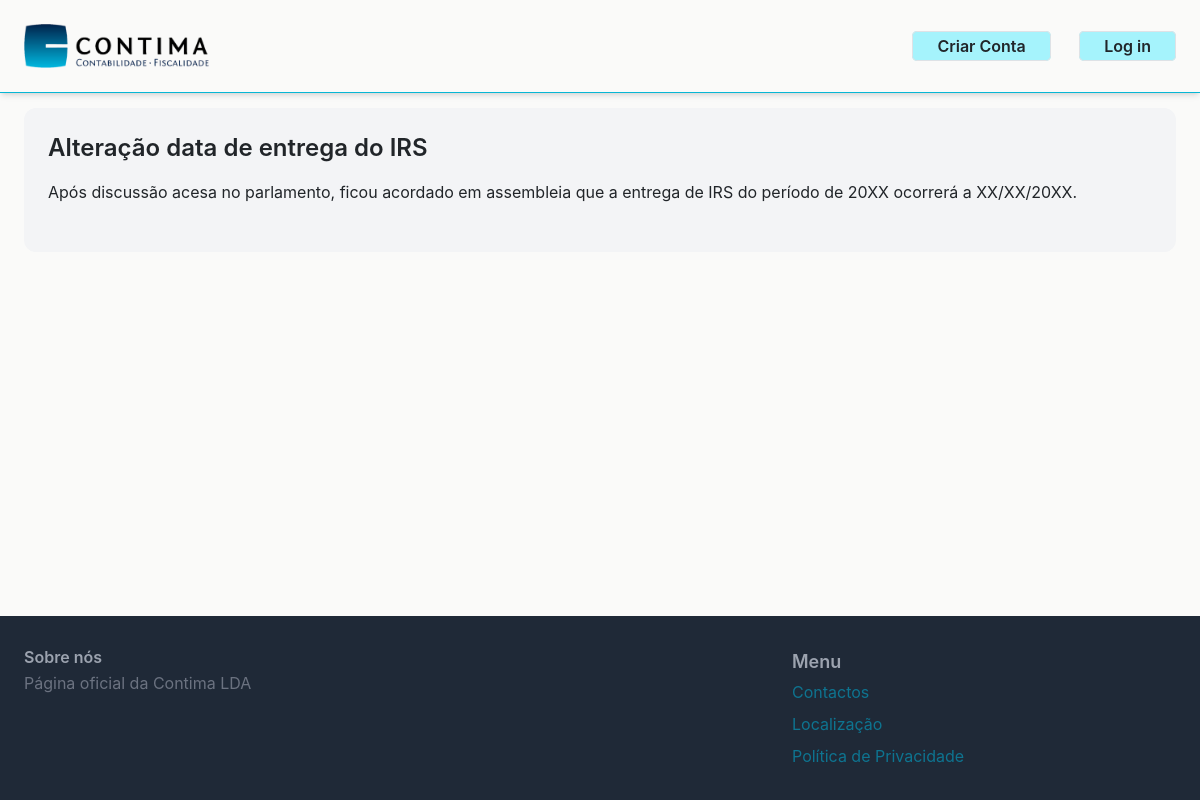
/artigos/2/, run on the app's committed database.
### article/models.py (models this page shows, shortened)
class Article(models.Model):
    categories = models.ManyToManyField(Category, related_name='articles')
    title= models.CharField(max_length=355)
    description= models.TextField(blank=True, null=True)
    image = models.ImageField(upload_to='articles_images', blank=True, null=True)
    created_by = models.ForeignKey(User, related_name='articles', on_delete=models.DO_NOTHING)
    created_at = models.DateTimeField(auto_now_add=True)
    link = models.URLField(max_length = 200, blank=True, null=True)
    class Meta:
        ordering = ('-created_at',)

### article/views.py (the view)
# urls.py: path('<int:id>/', views.detail, name='detail')    #o id vai ser enviado para a função detail
def detail(request, id):
    article= get_object_or_404(Article, id=id) #1º id: o da função, 2º id: o do url
    return render (request, 'article/detail.html', {
        'article': article
        })

### article/templates/article/detail.html (shortened to what this page needs)
{% extends 'core/base.html' %}
{% block content %}
{% load static %}
<div class="flex items-center justify-center w-full mb-10">
    <div class="text-center">
        <h1 class="font-semibold text-2xl mt-4 mb-2">Notícia</h1>
    </div>
</div>
<div class=" m-4 px-6 py-2 bg-gray-100 rounded-xl">
    <h1 class="text-2xl font-semibold py-3">{{article.title}}</h1>
    <div class=" text-md mb-10">
        {{ article.description|linebreaks }}
    </div>
</div>
{% endblock%}

### data on the page
Article: title "Alteração data de entrega do IRS", description "Após discussão acesa no parlamento, ficou acordado em assembleia que a entrega de IRS do período de 20XX ocorrerá a XX/XX/20XX."
